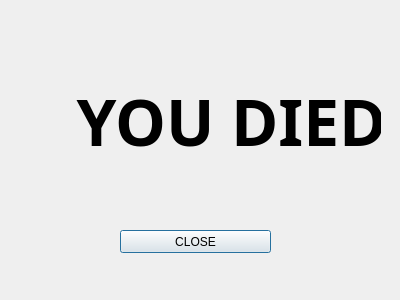
<?xml version="1.0" encoding="UTF-8"?>
<ui version="4.0">
 <class>lose_screen</class>
 <widget class="QDialog" name="lose_screen">
  <property name="geometry">
   <rect>
    <x>0</x>
    <y>0</y>
    <width>400</width>
    <height>300</height>
   </rect>
  </property>
  <property name="windowTitle">
   <string>Dialog</string>
  </property>
  <widget class="QLabel" name="death_label">
   <property name="geometry">
    <rect>
     <x>10</x>
     <y>60</y>
     <width>371</width>
     <height>121</height>
    </rect>
   </property>
   <property name="font">
    <font>
     <family>Andalus</family>
     <pointsize>48</pointsize>
     <weight>75</weight>
     <bold>true</bold>
    </font>
   </property>
   <property name="text">
    <string>    YOU DIED</string>
   </property>
  </widget>
  <widget class="QPushButton" name="close_button">
   <property name="geometry">
    <rect>
     <x>120</x>
     <y>230</y>
     <width>151</width>
     <height>23</height>
    </rect>
   </property>
   <property name="text">
    <string>CLOSE</string>
   </property>
  </widget>
 </widget>
 <resources/>
 <connections/>
</ui>
